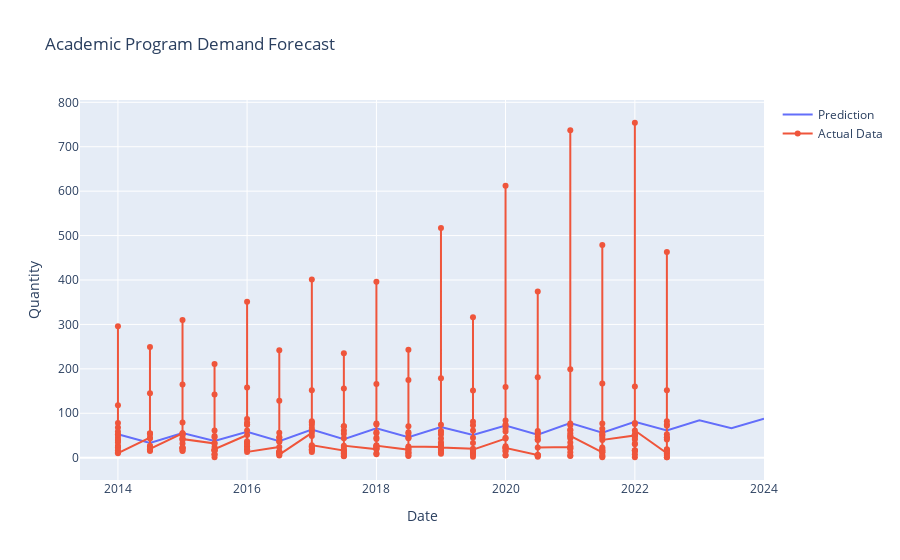

The code cell stored with this chart in its notebook:
### Markdown cell above
### Modelo Prophet

### Code cell
# Assuming `aggregated_dfMatprimer` is already loaded with appropriate data
# Aggregate the 'PRIMER CURSO' per year and program
program_df = aggregated_dfMatprimer.groupby(['DATE', 'PROGRAMA ACADÉMICO', 'INSTITUCIÓN DE EDUCACIÓN SUPERIOR (IES)']).agg({'PRIMER CURSO': 'sum'}).reset_index()

# Specify the program you want to forecast
target_program = "ADMINISTRACION FINANCIERA"

# Filter data for the specific program
specific_program_data = program_df[program_df['PROGRAMA ACADÉMICO'] == target_program]

# Convert 'INSTITUCIÓN DE EDUCACIÓN SUPERIOR (IES)' to one-hot encoding
one_hot_institutions = pd.get_dummies(specific_program_data['INSTITUCIÓN DE EDUCACIÓN SUPERIOR (IES)'])
specific_program_data = pd.concat([specific_program_data, one_hot_institutions], axis=1)

# Initialize the Prophet model with additional regressors for each institution
model = Prophet()

# Add institution one-hot encoding as additional regressors
for column in one_hot_institutions.columns:
    model.add_regressor(column)

# Prepare the data for Prophet
specific_program_data['ds'] = specific_program_data['DATE']
specific_program_data['y'] = specific_program_data['PRIMER CURSO']

# Create and fit the Prophet model using all the data and institution regressors
model.fit(specific_program_data[['ds', 'y'] + list(one_hot_institutions.columns)])

# Make future predictions
future = model.make_future_dataframe(periods=4, freq='6M')

# Identify the last historical date in the original dataset
last_hist_date = specific_program_data['ds'].max()

# Adjust only the future prediction dates to start at the beginning of a month
future.loc[future['ds'] > last_hist_date, 'ds'] = future['ds'][future['ds'] > last_hist_date] + pd.offsets.MonthBegin(-1)

# Carry over the one-hot encoding for institutions to the future DataFrame
for column in one_hot_institutions.columns:
    future[column] = 0  # or appropriate values based on expected future conditions

# Predict
forecast = model.predict(future)

# Perform cross-validation
df_cv = cross_validation(model, initial='1460 days', period='182 days', horizon='730 days')

# Calculate the performance metrics
df_p = performance_metrics(df_cv)

# Show the performance metrics
print(df_p)

# Display the first few rows of the forecast results
print(forecast[['ds', 'yhat', 'yhat_lower', 'yhat_upper']])

# Plotting with Plotly
trace1 = go.Scatter(x=forecast['ds'], y=forecast['yhat'], mode='lines', name='Prediction')
trace2 = go.Scatter(x=specific_program_data['ds'], y=specific_program_data['y'], mode='lines+markers', name='Actual Data')
layout = go.Layout(title='Academic Program Demand Forecast', xaxis_title='Date', yaxis_title='Quantity')
fig = go.Figure(data=[trace1, trace2], layout=layout)
fig.show()

### Figure 1 — Plotly figure (JSON) as saved in the notebook; plotly's stock layout.template omitted (floating-point values rounded to 4 significant figures; data arrays with more than 128 entries replaced by an {"elided": "..."} marker saying what was removed)
{"data": [{"mode": "lines", "name": "Prediction", "type": "scatter", "x": ["2014-01-01T00:00:00", "2014-07-01T00:00:00", "2015-01-01T00:00:00", "2015-07-01T00:00:00", "2016-01-01T00:00:00", "2016-07-01T00:00:00", "2017-01-01T00:00:00", "2017-07-01T00:00:00", "2018-01-01T00:00:00", "2018-07-01T00:00:00", "2019-01-01T00:00:00", "2019-07-01T00:00:00", "2020-01-01T00:00:00", "2020-07-01T00:00:00", "2021-01-01T00:00:00", "2021-07-01T00:00:00", "2022-01-01T00:00:00", "2022-07-01T00:00:00", "2022-07-01T00:00:00", "2023-01-01T00:00:00", "2023-07-01T00:00:00", "2024-01-01T00:00:00"], "y": [52.94, 33.06, 55.65, 37.52, 58.38, 37.31, 63.34, 41.76, 66.1, 46.34, 69.15, 51.26, 72.38, 51.56, 77.84, 56.48, 81.04, 61.42, 61.42, 84.26, 66.38, 87.49]}, {"mode": "lines+markers", "name": "Actual Data", "type": "scatter", "x": {"elided": "300 str values"}, "y": {"elided": "300 int values"}}], "layout": {"title": {"text": "Academic Program Demand Forecast"}, "xaxis": {"title": {"text": "Date"}}, "yaxis": {"title": {"text": "Quantity"}}}}
